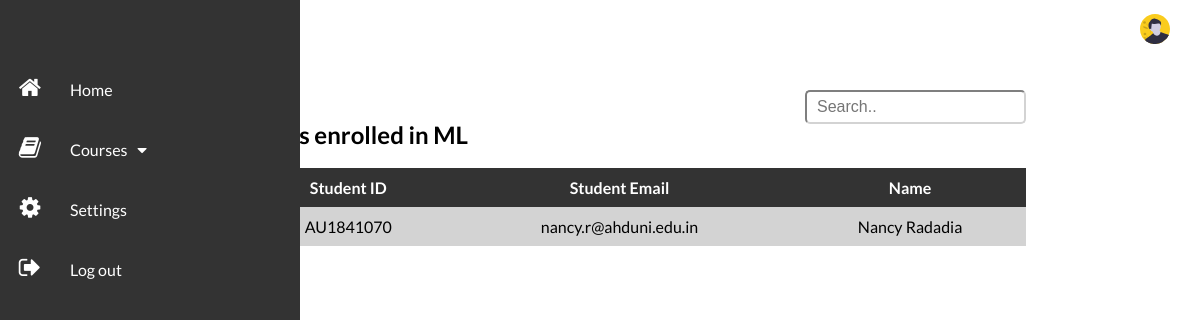
Page /enrolled_students/CSE450/ML/ (signed in) on the committed database.
### lms/models.py (models this page shows)
class Student(models.Model):
    class Meta:
        verbose_name_plural = 'Student Information'
    f_name = models.CharField(max_length=50)
    l_name = models.CharField(max_length=50)
    s_id = models.CharField(max_length=10)
    email_id = models.EmailField(primary_key=True,max_length=50)
    admission_year = models.DateTimeField(default=timezone.now)
    def __str__(self):
        return self.email_id

class CustomUser(AbstractBaseUser, PermissionsMixin):
    email = models.EmailField(_('email address'), unique=True, null=False)
    identification = models.CharField(max_length=10, unique=True, primary_key=True, null=False)
    first_name = models.CharField(max_length=50, null=False)
    last_name = models.CharField(max_length=50, null=False)
    is_staff = models.BooleanField(default=False, null=False)
    is_active = models.BooleanField(default=True, null=False)
    date_joined = models.DateTimeField(default=timezone.now)
    designation = models.CharField(max_length=7, choices=DESIGNATION_CHOICE, default='student', null=False)
    class Meta:
        unique_together = (('email', 'identification', 'designation'),)
    USERNAME_FIELD = 'email'
    REQUIRED_FIELDS = []
    objects = CustomUserManager()
    def __str__(self):
        return self.email

### lms/views.py (the view)
# urls.py: url(r'^enrolled_students/(?P<course_id>\w+)/(?P<course_name>\w+)/$', views.enrolled_students, name='enrolled_students'),
def enrolled_students(request,course_id,course_name):
    fac_course = Faculty_Course.objects.filter(email=request.user)
    course = []
    designation = "faculty"
    for i in fac_course:
        cn = Course.objects.filter(course_id=i.course_id)
        for j in cn:
            d = {"course_id": i.course_id,
                 "course_name": j.course_name,
                 }
            course.append(d)
    info = []
    e = Student_Course.objects.filter(course_id=course_id)
    for i in e:
        student_info = CustomUser.objects.filter(email=i.email)
        for j in student_info:
            data = {
                "email": i.email,
                "roll": j.identification,
                "first_name": j.first_name,
                "last_name": j.last_name
            }
            info.append(data)
    return render(request, 'lms/enrolled_students.html',
                  context={"course_id": course_id, "info": info, "course_name": course_name, "course": course,
                           "designation": designation})

### lms/templates/lms/enrolled_students.html (shortened to what this page needs)
{% extends "lms/base.html" %}{% load static %} {% block content %}
    <div class="container1">
        <div class="header_wrap">
            <div class="tb_search">
                <input type="text" id="search_input_all" onkeyup="FilterkeyWord_all_table()" placeholder="Search.."
                       class="form-control">
            </div>
        </div>
        <h2>Students enrolled in {{ course_name }}</h2>
        <br/>
        <table cellspacing="0" cellpadding="0" class="table" id="table-id">
            <thead>
            <tr>
                <th>Student ID</th>
                <th>Student Email</th>
                <th>Name</th>
            </tr>
            </thead>
            <tbody>
            {% for i in info %}
                <tr>
                    <td>{{ i.roll }}</td>
                    <td>{{ i.email }}</td>
                    <td>
                        {{ i.first_name }} {{ i.last_name }}
                    </td>
                </tr>
            {% endfor %}
        </table>
    </div>
{% endblock %}

### lms/static/css/fac_style.css (style rules this page uses)
* { margin: 0; padding: 0; }
body { box-sizing: border-box; font-family: "Lato", sans-serif; }

### rows in the picture
Student: roll "AU1841070", email "nancy.r@ahduni.edu.in", first_name "Nancy", last_name "Radadia"

### other values in the picture
{{ course_name }} "ML"
